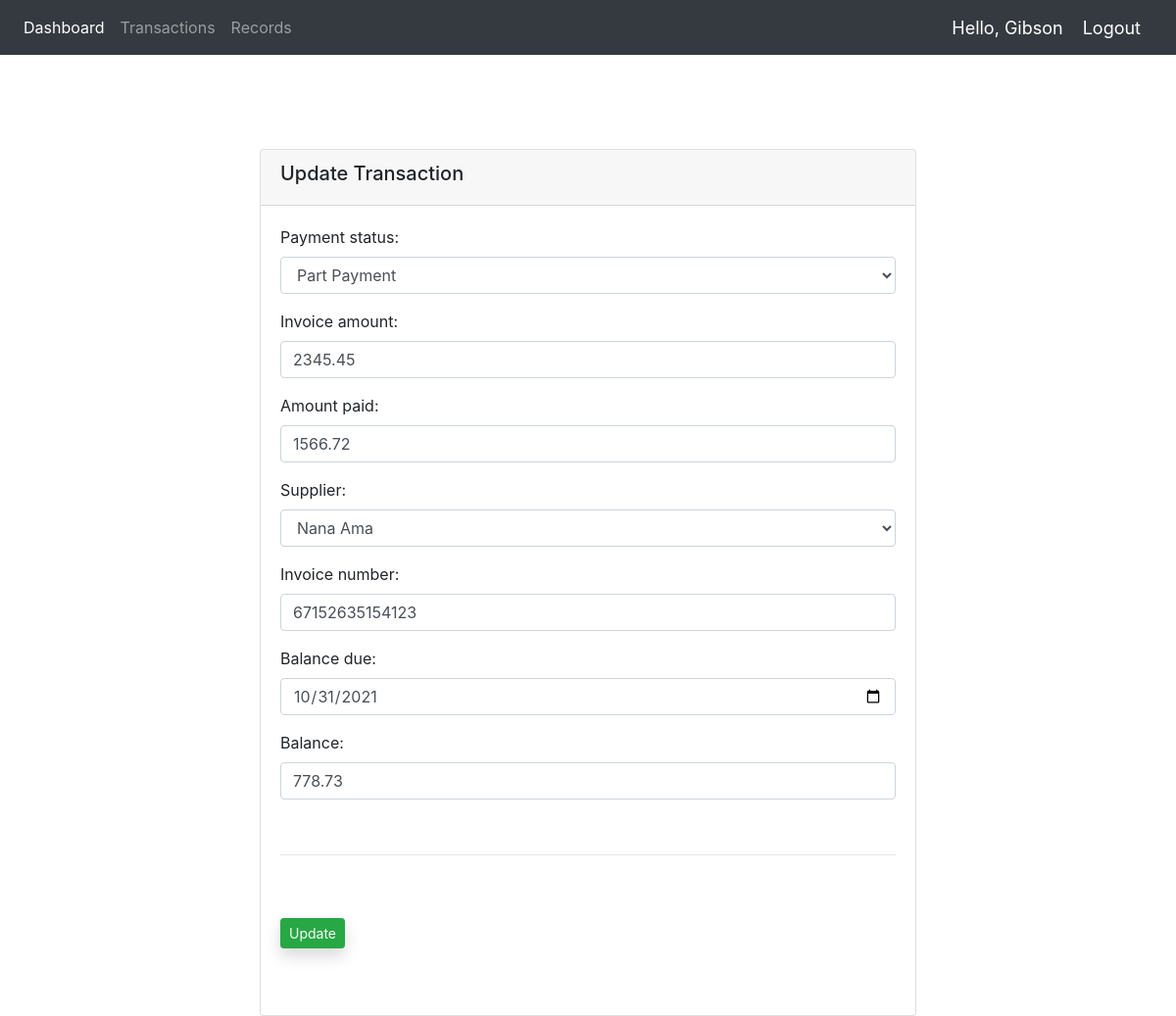
The app's page /accountant/home/update/9/ (signed in) with its own data.
### accountant/models.py (models this page shows, shortened)
class Accountant(models.Model):
    status = (
        ('Paid', 'Paid'),
        ('Not Paid', 'Not Paid'),
        ('Part Payment', 'Part Payment'),
    )
    payment_status = models.CharField(max_length=50, choices=status)
    invoice_amount = models.DecimalField(max_digits=9, decimal_places=2)
    amount_paid = models.DecimalField(max_digits=9, decimal_places=2, null=True)
    supplier = models.ForeignKey(Supplier, on_delete=CASCADE, max_length=50, null=True)
    invoice_number = models.CharField(max_length=50)
    balance_due = models.DateField(default=timezone.now, blank=True)
    balance = models.DecimalField(max_digits=9, decimal_places=2, null=True, blank=True)

### accountant/views.py (the view)
# urls.py: path('accountant/home/update/<int:pk>/', views.update_payment, name='update_payment'),
@login_required(login_url='accountantLogin')
def update_payment(request, pk):
	update_s = Accountant.objects.get(pk=pk)
	form = AddContractForm(instance=update_s)
	if request.method == 'POST':
		form = AddContractForm(request.POST, instance=update_s)
		if form.is_valid():
			form.save()
			return redirect('home')
	context = {"form":form, "update_s":update_s}
	return render(request, 'accountant/update_payment.html', context)

### accountant/forms.py
class AddContractForm(forms.ModelForm):
    class Meta:
        model = Accountant
        fields = '__all__'
        widgets = {
            "payment_status": forms.Select(attrs={'class': 'form-control'}),
            "amount_paid": forms.TextInput(attrs={'class': 'form-control amount'}),
            "supplier": forms.Select(attrs={'class': 'form-control'}),
            "invoice_amount": forms.TextInput(attrs={'class': 'form-control invoice'}),
            "balance_due": forms.DateInput(attrs={'class': 'form-control', 'type': 'date'}),
            "invoice_number": forms.TextInput(attrs={'class': 'form-control invoice_number'}),
            "balance": forms.TextInput(attrs={'class': 'form-control balance'}),
        }

### app/models.py (called while the page is built)
    def __str__(self):
        return self.name

### accountant/templates/accountant/update_payment.html (shortened to what this page needs)
{% extends '../main.html' %} {% load static %}
{% block content %}
    <br><br><br><br>
    <div class="dashboard-wrapper">
        <div class="container-fluid dashboard-content">
            <div class="row">
                <div class="col-xs-12 col-lg-11 col-md-11 col-sm-12 col-xl-7 mx-auto">
                    <div class="card">
                        <h5 class="card-header"><p class="h5">Update Transaction </p></h5>
                        <div class="card-body">
                            <form enctype="multipart/form-data" action="" method="post" class="mb-5">
                                {{ form.as_p }}
                                <br>
                                <hr>
                                <button type="submit" class="btn btn-success mt-5 text-light btn-sm shadow">Update</button>
                            </form>
                        </div>
                    </div>
                </div>
            </div>
        </div>
{% endblock content %}

### accountant/templates/navbar.html (shortened to what this page needs)
<nav class="navbar navbar-expand-lg navbar-dark bg-dark">
  <div class="collapse navbar-collapse" id="navbarNav">
    <ul class="navbar-nav">
      <li class="nav-item active">
        <a class="nav-link" href="{% url 'home' %}">Dashboard</a>
      </li>
      <li class="nav-item">
      <a class="nav-link" href="{% url 'transaction' %}">Transactions</a>
      </li>
      <li class="nav-item">
      <a class="nav-link" href="{% url 'records' %}">Records</a>
      </li>
    </ul>
  </div>
  <span class="hello-msg">Hello, {{request.user}}</span>
  <span ><a  class="hello-msg" href="{% url 'accountantLogout' %}">Logout</a></span>
</nav>

### accountant/templates/navbar.html (style rules this page uses)
.hello-msg { font-size: 18px; color: #fff; margin-right: 20px; }

### records on screen
Accountant: payment_status "Part Payment", invoice_amount "2345.45", amount_paid "1566.72", supplier "Nana Ama", invoice_number "67152635154123", balance_due "10/31/2021", balance "778.73"

### other values on screen
{{ request.user }} "Gibson"
